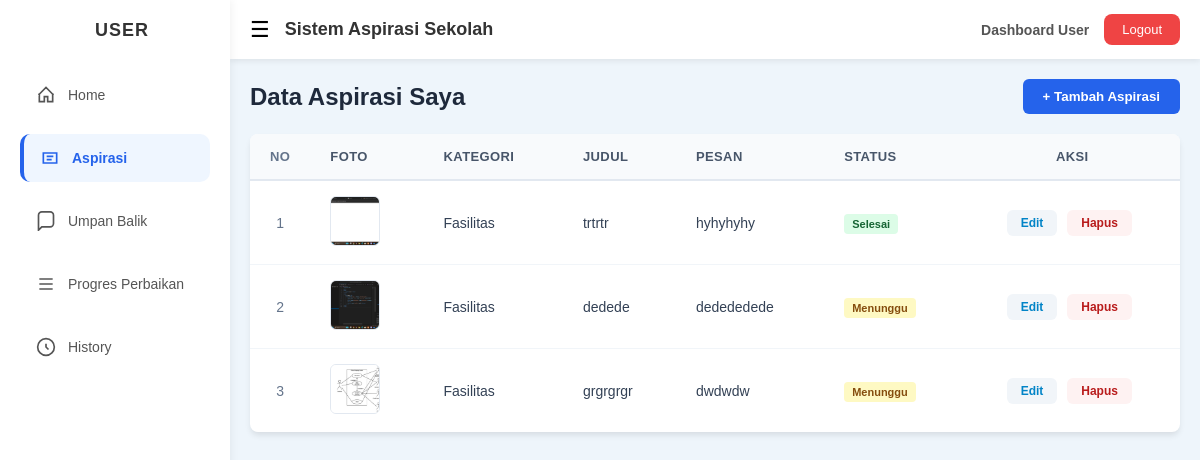
Page /views/user/aspirasi.php (signed in) on the earlier database version.
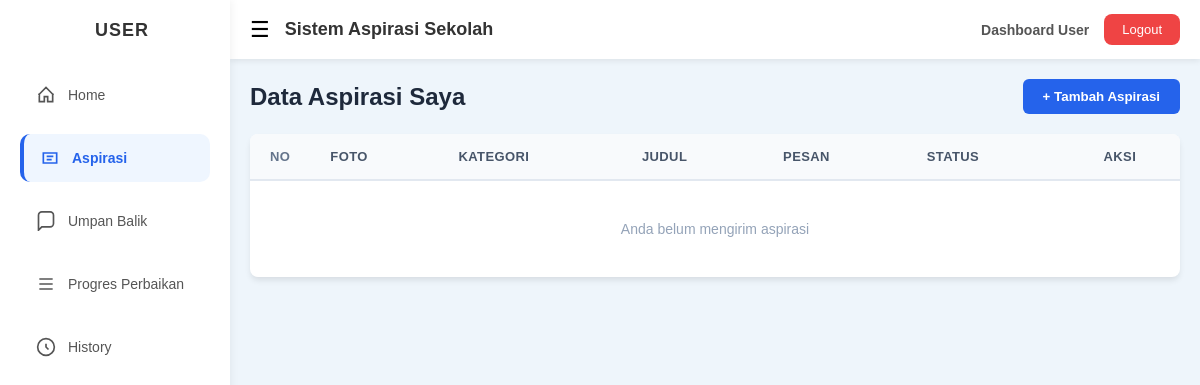
Same page on the later database version.
### tables this page shows
CREATE TABLE `aspirasi` (
  `id` int NOT NULL,
  `user_id` int DEFAULT NULL,
  `nama_lengkap` varchar(100) NOT NULL,
  `kelas` varchar(50) NOT NULL,
  `id_categori` int NOT NULL,
  `judul` varchar(255) DEFAULT NULL,
  `pesan` text NOT NULL,
  `foto` varchar(255) DEFAULT NULL,
  `status` enum('menunggu','diproses','selesai','ditolak') DEFAULT 'menunggu',
  `created_at` timestamp NOT NULL DEFAULT CURRENT_TIMESTAMP
);

CREATE TABLE `kategori` (
  `id` int NOT NULL,
  `nama_kategori` varchar(100) NOT NULL,
  `created_at` timestamp NOT NULL DEFAULT CURRENT_TIMESTAMP
);

### controllers/c_aspirasi.php (called while the page is built, shortened)
<?php
include_once __DIR__ . '/../models/m_aspirasi.php';
$aspirasi = new aspirasi();
?>

### models/m_koneksi.php (called while the page is built, shortened)
<?php
class koneksi {
    private $server = "localhost";
    private $username = "root";
    private $pass = "";
    private $db = "ukk_3_reifanazkia";
    function __construct()
    {
        $this->koneksi = mysqli_connect(
            $this->server,
            $this->username,
            $this->pass,
            $this->db
        );
        mysqli_select_db($this->koneksi, $this->db);
        if ($this->koneksi) {
            return $this->koneksi;
        } else {
            echo "Koneksi ke Db Gagal";
        }
    }
}
?>

### models/m_aspirasi.php (called while the page is built, shortened)
<?php
include_once 'm_koneksi.php';
class aspirasi
{
    public function tampil_data($user_id = null)
    {
        $conn = new koneksi();
        $sql  = "SELECT aspirasi.*, kategori.nama_kategori
                 FROM aspirasi
                 JOIN kategori ON aspirasi.id_categori = kategori.id";
        if ($user_id !== null) {
            $sql .= " WHERE aspirasi.user_id = '$user_id'";
        }
        $sql .= " ORDER BY aspirasi.created_at DESC";
        $query = mysqli_query($conn->koneksi, $sql);
        $hasil = [];
        if ($query) {
            while ($data = mysqli_fetch_object($query)) {
                $hasil[] = $data;
            }
        }
        return $hasil;
    }
}

### views/user/aspirasi.php (the view, shortened to what this page needs)
<?php
include_once '../../controllers/c_aspirasi.php';
include '../layout/header.php';
include '../layout/sidebar.php';
$user_id = $_SESSION['data']['id'];
$data_aspirasi = $aspirasi->tampil_data($user_id);
?>
<div style="display: flex; justify-content: space-between; align-items: center; margin-bottom: 20px;">
    <h2 style="margin: 0; color: #1e293b;">Data Aspirasi Saya</h2>
    <button onclick="openTambah()" class="btn-primary">+ Tambah Aspirasi</button>
</div>
<table class="table-aspirasi">
    <thead>
        <tr>
            <th>No</th>
            <th>Foto</th>
            <th>Kategori</th>
            <th>Judul</th>
            <th>Pesan</th>
            <th>Status</th>
            <th style="text-align: center;">Aksi</th>
        </tr>
    </thead>
    <tbody>
        <?php if (!empty($data_aspirasi)) : ?>
            <?php $no = 1; foreach ($data_aspirasi as $row) : ?>
            <tr>
                <td><?= $no++ ?></td>
                <td>
                    <?php if($row->foto): ?>
                        <img src="../../assets/image/<?= $row->foto ?>" class="img-thumbnail-aspirasi" onclick="window.open(this.src)" title="Klik untuk memperbesar">
                    <?php else: ?>
                        <span style="color: #cbd5e1; font-size: 11px;">Tidak ada foto</span>
                    <?php endif; ?>
                </td>
                <td><?= htmlspecialchars($row->nama_kategori) ?></td>
                <td><?= htmlspecialchars($row->judul) ?></td>
                <td><?= (strlen($row->pesan) > 30) ? htmlspecialchars(substr($row->pesan, 0, 30)) . '...' : htmlspecialchars($row->pesan) ?></td>
                <td>
                    <span style="padding: 4px 8px; border-radius: 4px; font-size: 11px; font-weight: bold;
                        background: <?= $row->status == 'selesai' ? '#dcfce7' : ($row->status == 'ditolak' ? '#fee2e2' : '#fef9c3') ?>;
                        color: <?= $row->status == 'selesai' ? '#166534' : ($row->status == 'ditolak' ? '#991b1b' : '#854d0e') ?>;">
                        <?= ucfirst($row->status) ?>
                    </span>
                </td>
                <td align="center">
                    <a href="javascript:void(0)" onclick="openEdit(
                        '<?= $row->id ?>',
                        '<?= $row->id_categori ?>',
                        '<?= addslashes($row->judul) ?>',
                        '<?= addslashes($row->pesan) ?>',
                        '<?= $row->foto ?>'
                    )" class="btn-edit">Edit</a>
                    <a href="../../controllers/c_aspirasi.php?aksi=hapus&id=<?= $row->id ?>"
                       onclick="return confirm('Apakah Anda yakin ingin menghapus data ini?')"
                       class="btn-hapus">Hapus</a>
                </td>
            </tr>
            <?php endforeach; ?>
        <?php else : ?>
            <tr>
                <td colspan="7" align="center" style="color: #94a3b8; padding: 40px;">Anda belum mengirim aspirasi</td>
            </tr>
        <?php endif; ?>
    </tbody>
</table>
<?php include '../layout/footer.php'; ?>

Differences in the rows shown:
removed aspirasi: foto (picture), id_categori.nama_kategori "Fasilitas", judul "trtrtr", pesan "hyhyhyhy", status "Selesai"
removed aspirasi: foto (picture), id_categori.nama_kategori "Fasilitas", judul "dedede", pesan "dedededede", status "Menunggu"
removed aspirasi: foto (picture), id_categori.nama_kategori "Fasilitas", judul "grgrgrgr", pesan "dwdwdw", status "Menunggu"
Other differences:
text now shown: "Anda belum mengirim aspirasi"
